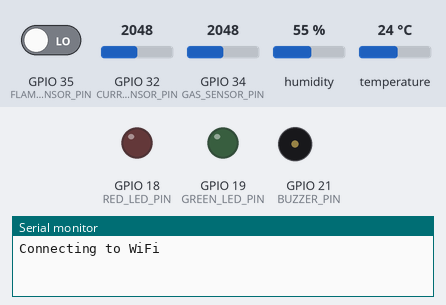
Simulated run of this sketch. Board: ESP32. On the bench: output pins drawn as LEDs (lit = HIGH), buzzer (waves = sounding, pin HIGH), the last lines printed to the serial monitor. Inputs (shaded band) come from the test bench; at power-on: GPIO 32 (CURRENT_SENSOR_PIN) = 2048, GPIO 34 (GAS_SENSOR_PIN) = 2048, GPIO 35 (FLAME_SENSOR_PIN) LOW, humidity 55 %, temperature 24 °C. WiFi joins after 1.5 s; servers stay silent unless stated; uploads are accepted with an empty reply.

Above: at 0.1 s.
At 1.6 s:
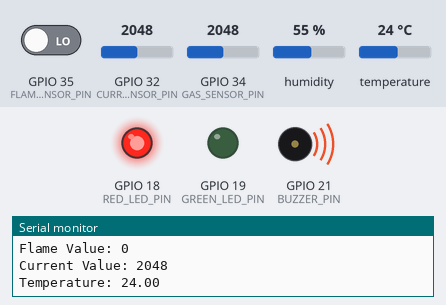
Timing chart, 0 to 3.1 s (numbered marks = the images above):
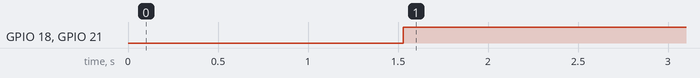

The sketch:

esp32_code.ino
```cpp
#include <WiFi.h>
#include <HTTPClient.h>
#include <DHT.h>

// ---------------- WIFI ----------------
const char* ssid = "YOUR_WIFI_NAME";
const char* password = "YOUR_WIFI_PASSWORD";

// ---------------- SERVER URL ----------------
// Replace with your laptop IP
String serverName = "http://192.168.1.5:8080/api/sensor-data/add";

// ---------------- SENSOR PINS ----------------
#define GAS_SENSOR_PIN 34
#define FLAME_SENSOR_PIN 35
#define CURRENT_SENSOR_PIN 32
#define DHT_PIN 4

// ---------------- OUTPUT PINS ----------------
#define RED_LED_PIN 18
#define GREEN_LED_PIN 19
#define BUZZER_PIN 21

// ---------------- DHT ----------------
#define DHTTYPE DHT11
DHT dht(DHT_PIN, DHTTYPE);

// ---------------- THRESHOLDS ----------------
int gasThreshold = 2000;
float tempThreshold = 45.0;

void setup() {

  Serial.begin(115200);

  pinMode(FLAME_SENSOR_PIN, INPUT);

  pinMode(RED_LED_PIN, OUTPUT);
  pinMode(GREEN_LED_PIN, OUTPUT);
  pinMode(BUZZER_PIN, OUTPUT);

  dht.begin();

  // ---------------- WIFI CONNECT ----------------

  WiFi.begin(ssid, password);

  Serial.print("Connecting to WiFi");

  while (WiFi.status() != WL_CONNECTED) {
    delay(500);
    Serial.print(".");
  }

  Serial.println("\nWiFi Connected");
  Serial.println(WiFi.localIP());
}

void loop() {

  // ---------------- READ SENSOR VALUES ----------------

  int gasValue = analogRead(GAS_SENSOR_PIN);

  int flameValue = digitalRead(FLAME_SENSOR_PIN);

  int currentValue = analogRead(CURRENT_SENSOR_PIN);

  float temperature = dht.readTemperature();

  // ---------------- PRINT VALUES ----------------

  Serial.println("------------------------");

  Serial.print("Gas Value: ");
  Serial.println(gasValue);

  Serial.print("Flame Value: ");
  Serial.println(flameValue);

  Serial.print("Current Value: ");
  Serial.println(currentValue);

  Serial.print("Temperature: ");
  Serial.println(temperature);

  // ---------------- ALERT LOGIC ----------------

  if (gasValue < gasThreshold &&
      flameValue == 1 &&
      temperature < tempThreshold) {

    digitalWrite(GREEN_LED_PIN, HIGH);

    digitalWrite(RED_LED_PIN, LOW);
    digitalWrite(BUZZER_PIN, LOW);
  }
  else {

    digitalWrite(GREEN_LED_PIN, LOW);

    digitalWrite(RED_LED_PIN, HIGH);
    digitalWrite(BUZZER_PIN, HIGH);
  }

  // ---------------- SEND DATA TO SPRING BOOT ----------------

  if (WiFi.status() == WL_CONNECTED) {

    HTTPClient http;

    http.begin(serverName);

    http.addHeader("Content-Type", "application/json");

    String jsonData = "{";
    jsonData += "\"deviceId\":\"KITCHEN_001\",";
    jsonData += "\"gasValue\":" + String(gasValue) + ",";
    jsonData += "\"flameValue\":" + String(flameValue) + ",";
    jsonData += "\"currentValue\":" + String(currentValue) + ",";
    jsonData += "\"temperature\":" + String(temperature);
    jsonData += "}";

    int httpResponseCode = http.POST(jsonData);

    Serial.print("HTTP Response code: ");
    Serial.println(httpResponseCode);

    Serial.println("Data Sent:");
    Serial.println(jsonData);

    http.end();
  }

  delay(5000);
}
```

Measured:
- by itself, GPIO 18 (RED_LED_PIN), GPIO 21 (BUZZER_PIN): LOW → HIGH at 1.5 s
